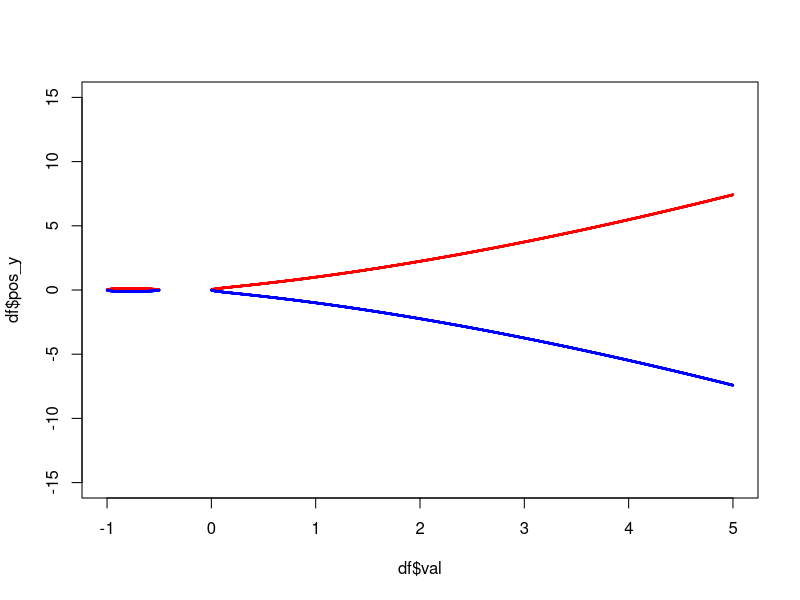

Here is the R script that generated this plot:
# A simple elliptic curve #
options(digits = 6)
# y^2 = x * (x+1) * (2x+1) / 6

x <- seq(-5, 5, by = 0.001)

len_x <- length(x)

df <- data.frame(
  val = numeric(len_x),
  pos_y = numeric(len_x),
  neg_y = numeric(len_x)
)

i <- 1
for (val in x) {
  qty <- val * (val+1) * (2*val+1) / 6
  
  if (qty >= 0) {
    pos_y <- sqrt(qty)
    neg_y <- -pos_y
    
    df[i,] <- c(val, pos_y, neg_y)
    
  } else {
    df[i,] <- c(NA, NA, NA)
  }
  
  i <- i + 1
  
}

df <- df[complete.cases(df), ]

# plot this

plot(df$val, df$pos_y, col = "red", pch = 1, cex = 0.2, ylim = c(-15,15))
points(df$val, df$neg_y, col = "blue", pch = 1, cex = 0.2)